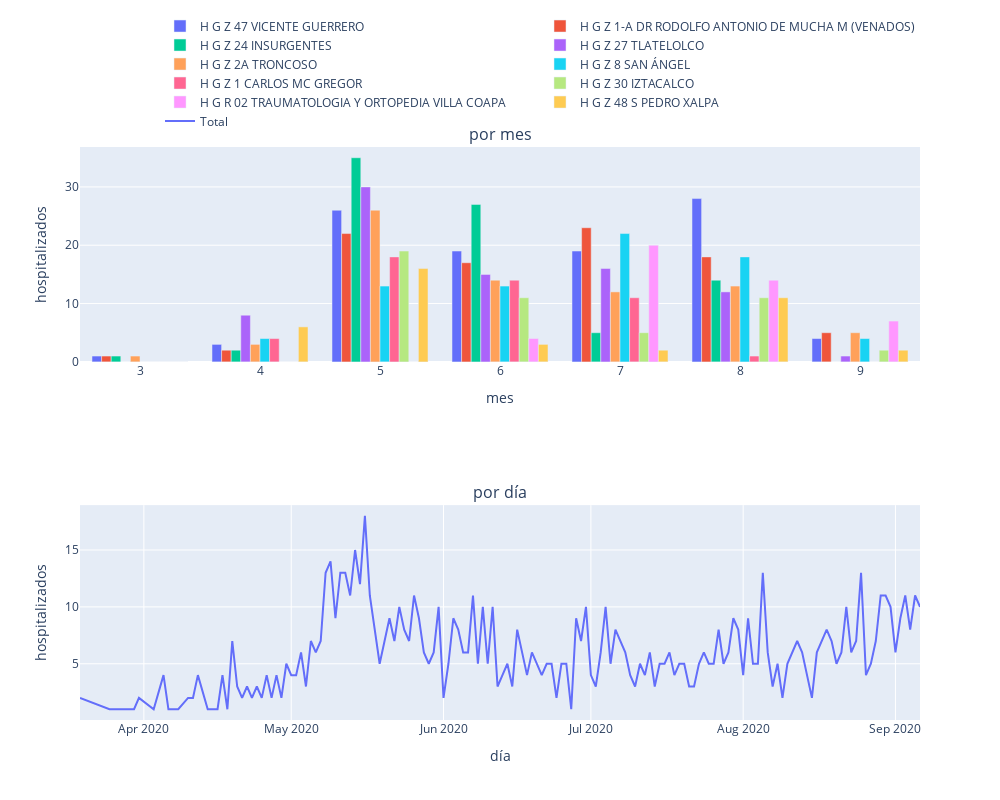

Source (notebook cell):
### Code cell
#hospitales con mas pacientes asociados a covid

fig = make_subplots(rows=2, cols=1,subplot_titles=("por mes","por día"))
#graficas

for i in range(0,10):
    #por mes
    fig.add_trace(go.Bar(x=imss_mes.index, y=imss_mes[top10_hospitales.index[i]]
                         ,name=top10_hospitales.index[i],), row=1,col=1)
#por día
fig.add_trace(go.Scatter(x=imss_dia.index, y=imss_dia['Total'],name='Total',), row=2,col=1)
    

#ejes
fig.update_yaxes(title_text="hospitalizados", row=1, col=1)
fig.update_xaxes(title_text="mes", row=1, col=1)

fig.update_yaxes(title_text="hospitalizados", row=2, col=1)
fig.update_xaxes(title_text="día", row=2, col=1)

#tamaño
fig.update_layout(height=800, width=1000,showlegend=True,
                 legend=dict(orientation="h",yanchor="bottom",y=1.02,xanchor="right",x=1))

fig.show()

#fig.write_html("/Users/rube/labs-de-ironhack/proyecto-final/graficas_html/hospitalizados_top.html")

### Figure 1 — Plotly figure (JSON) as saved in the notebook; plotly's stock layout.template omitted (floating-point values rounded to 4 significant figures; data arrays with more than 128 entries replaced by an {"elided": "..."} marker saying what was removed)
{"data": [{"name": "H G Z 47 VICENTE GUERRERO", "type": "bar", "x": [3, 4, 5, 6, 7, 8, 9], "xaxis": "x", "y": [1, 3, 26, 19, 19, 28, 4], "yaxis": "y"}, {"name": "H G Z 1-A DR RODOLFO ANTONIO DE MUCHA M (VENADOS)", "type": "bar", "x": [3, 4, 5, 6, 7, 8, 9], "xaxis": "x", "y": [1, 2, 22, 17, 23, 18, 5], "yaxis": "y"}, {"name": "H G Z 24 INSURGENTES", "type": "bar", "x": [3, 4, 5, 6, 7, 8, 9], "xaxis": "x", "y": [1, 2, 35, 27, 5, 14, 0], "yaxis": "y"}, {"name": "H G Z 27 TLATELOLCO", "type": "bar", "x": [3, 4, 5, 6, 7, 8, 9], "xaxis": "x", "y": [0, 8, 30, 15, 16, 12, 1], "yaxis": "y"}, {"name": "H G Z 2A TRONCOSO", "type": "bar", "x": [3, 4, 5, 6, 7, 8, 9], "xaxis": "x", "y": [1, 3, 26, 14, 12, 13, 5], "yaxis": "y"}, {"name": "H G Z 8 SAN ÁNGEL", "type": "bar", "x": [3, 4, 5, 6, 7, 8, 9], "xaxis": "x", "y": [0, 4, 13, 13, 22, 18, 4], "yaxis": "y"}, {"name": "H G Z 1 CARLOS MC GREGOR", "type": "bar", "x": [3, 4, 5, 6, 7, 8, 9], "xaxis": "x", "y": [0, 4, 18, 14, 11, 1, 0], "yaxis": "y"}, {"name": "H G Z 30 IZTACALCO", "type": "bar", "x": [3, 4, 5, 6, 7, 8, 9], "xaxis": "x", "y": [0, 0, 19, 11, 5, 11, 2], "yaxis": "y"}, {"name": "H G R 02 TRAUMATOLOGIA Y ORTOPEDIA VILLA COAPA", "type": "bar", "x": [3, 4, 5, 6, 7, 8, 9], "xaxis": "x", "y": [0, 0, 0, 4, 20, 14, 7], "yaxis": "y"}, {"name": "H G Z 48 S PEDRO XALPA", "type": "bar", "x": [3, 4, 5, 6, 7, 8, 9], "xaxis": "x", "y": [0, 6, 16, 3, 2, 11, 2], "yaxis": "y"}, {"name": "Total", "type": "scatter", "x": {"elided": "159 str values"}, "xaxis": "x2", "y": {"elided": "159 int values"}, "yaxis": "y2"}], "layout": {"annotations": [{"font": {"size": 16}, "showarrow": false, "text": "por mes", "x": 0.5, "xanchor": "center", "xref": "paper", "y": 1, "yanchor": "bottom", "yref": "paper"}, {"font": {"size": 16}, "showarrow": false, "text": "por día", "x": 0.5, "xanchor": "center", "xref": "paper", "y": 0.375, "yanchor": "bottom", "yref": "paper"}], "height": 800, "legend": {"orientation": "h", "x": 1, "xanchor": "right", "y": 1.02, "yanchor": "bottom"}, "showlegend": true, "width": 1000, "xaxis": {"anchor": "y", "domain": [0, 1], "title": {"text": "mes"}}, "xaxis2": {"anchor": "y2", "domain": [0, 1], "title": {"text": "día"}}, "yaxis": {"anchor": "x", "domain": [0.625, 1], "title": {"text": "hospitalizados"}}, "yaxis2": {"anchor": "x2", "domain": [0, 0.375], "title": {"text": "hospitalizados"}}}}
